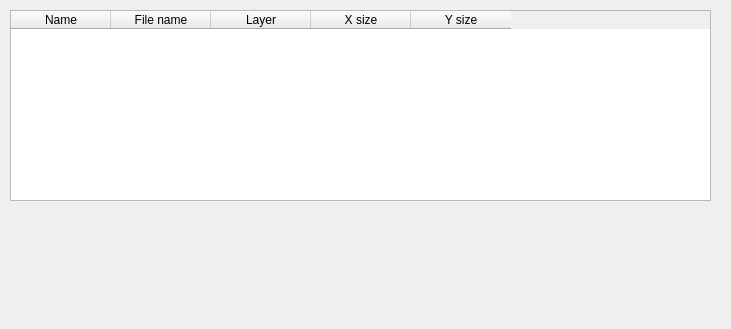
<?xml version="1.0" encoding="UTF-8"?>
<ui version="4.0">
 <class>ChooseSelectCameraDialog</class>
 <widget class="QDialog" name="ChooseSelectCameraDialog">
  <property name="geometry">
   <rect>
    <x>0</x>
    <y>0</y>
    <width>731</width>
    <height>329</height>
   </rect>
  </property>
  <property name="windowTitle">
   <string>Dialog</string>
  </property>
  <widget class="QTableWidget" name="tableWidget">
   <property name="geometry">
    <rect>
     <x>10</x>
     <y>10</y>
     <width>701</width>
     <height>191</height>
    </rect>
   </property>
   <column>
    <property name="text">
     <string>Name</string>
    </property>
   </column>
   <column>
    <property name="text">
     <string>File name</string>
    </property>
   </column>
   <column>
    <property name="text">
     <string>Layer</string>
    </property>
   </column>
   <column>
    <property name="text">
     <string>X size</string>
    </property>
   </column>
   <column>
    <property name="text">
     <string>Y size</string>
    </property>
   </column>
  </widget>
 </widget>
 <resources/>
 <connections/>
</ui>
